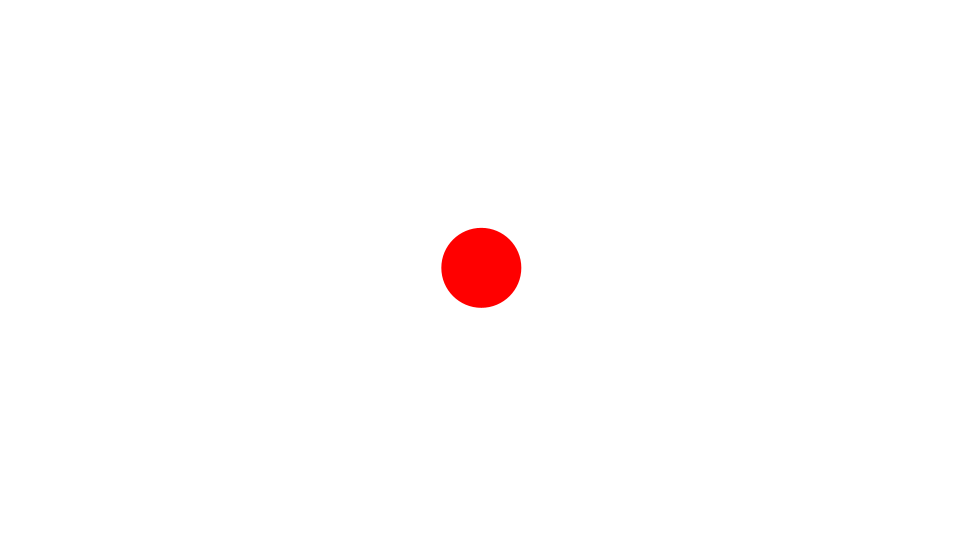
Frame 1 (no input)
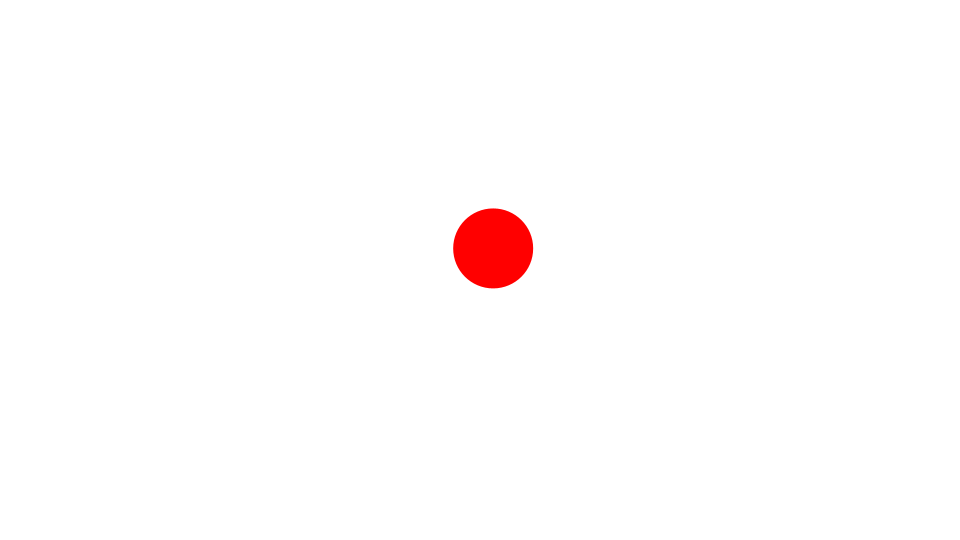
Frame 60 (the mouse pressed at the canvas centre just before this capture)
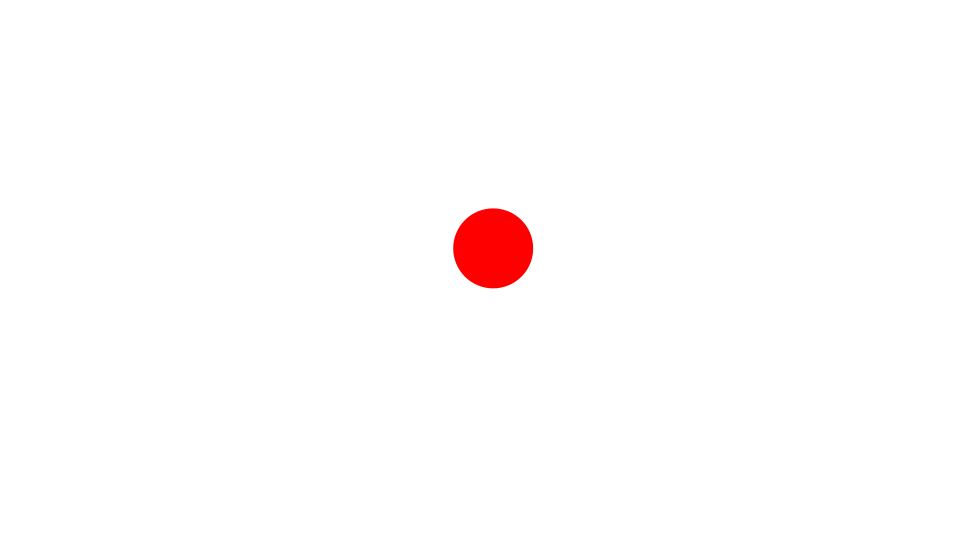
Frame 120 (the mouse held since frame 60 and released just before this capture)

The Processing sketch that drew these frames (run headless with seeded random() and noise(); from frame 60 on, the mouse is pressed at the canvas centre):

// Processing sketch: Friction2
// ── Friction2.pde
Ball ball;
float vx = 0;
float vy = 0;
float friction = 0.9;

void setup() {
  size(960, 540);
  frameRate(30);
  initialize();
}

void initialize() {
  smooth();
  noStroke();
  ball = new Ball();
  ball.x = width/2;
  ball.y = height/2;
  vx = random(10) - 5;
  vy = random(10) - 5;
  ball.radius = 40;
  ball.setFillColor(color(255, 0, 0));
}

void draw() {
  background(255);
  
  vx *= friction;
  vy *= friction;
  ball.x += vx;
  ball.y += vy;
  ball.update();
}

////////////////////////////////

class Ball extends Sprite {
  float radius;
  
  Ball(){
    super();
  }
  
  void draw(){ 
    ellipse(0, 0, radius*2, radius*2);
  }
}

////////////////////////////////

class Sprite {
  float x, y;
  float scaleX, scaleY;
  float width, height;
  float rotation;
  boolean visible;
  color strokeColor;
  color fillColor;
  Boolean isStroke;
  Boolean isFill;
  
  Sprite() {
    x = 0.0;
    y = 0.0;
    scaleX = 1.0;
    scaleY = 1.0;
    rotation = 0.0;
    strokeColor = color(0);
    fillColor = color(0);
    isStroke = false;
    isFill = false;
    visible = true;
  }
  
  void update() {
    if(! visible) return;
    pushMatrix();
    translate(x, y);
    scale(scaleX, scaleY);
    rotate(rotation * PI / 180.0);
    if(isStroke) stroke(strokeColor);
    if(isFill) fill(fillColor);
    draw();
    popMatrix();
  }
  
  void setStrokeColor(color strokeColor) {
    this.strokeColor = strokeColor;
    isStroke = true;
  }
  
  void setFillColor(color fillColor) {
    this.fillColor = fillColor;
    isFill = true;
  }
  
  void draw() {}
}
